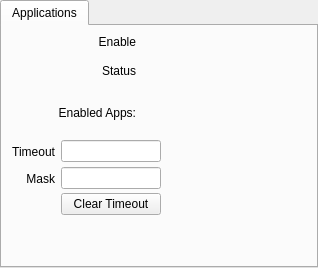
                 <widget class="QTabWidget" name="tabWidget_13">
                  <property name="currentIndex">
                   <number>0</number>
                  </property>
                  <widget class="QWidget" name="tab_21">
                   <attribute name="title">
                    <string>Applications</string>
                   </attribute>
                   <layout class="QGridLayout" name="gridLayout_49">
                    <item row="0" column="0">
                     <layout class="QGridLayout" name="gridLayout_50">
                      <property name="verticalSpacing">
                       <number>2</number>
                      </property>
                      <item row="0" column="1">
                       <widget class="PyDMEnumButton" name="PyDMEnumButton_2">
                        <property name="maximumSize">
                         <size>
                          <width>16777215</width>
                          <height>25</height>
                         </size>
                        </property>
                        <property name="toolTip">
                         <string/>
                        </property>
                        <property name="channel" stdset="0">
                         <string>ca://${P}:LC1_TIMEOUT_EN</string>
                        </property>
                        <property name="orientation" stdset="0">
                         <enum>Qt::Horizontal</enum>
                        </property>
                        <property name="marginTop" stdset="0">
                         <number>0</number>
                        </property>
                        <property name="marginBottom" stdset="0">
                         <number>0</number>
                        </property>
                        <property name="marginLeft" stdset="0">
                         <number>0</number>
                        </property>
                        <property name="marginRight" stdset="0">
                         <number>0</number>
                        </property>
                        <property name="horizontalSpacing" stdset="0">
                         <number>2</number>
                        </property>
                        <property name="verticalSpacing" stdset="0">
                         <number>0</number>
                        </property>
                       </widget>
                      </item>
                      <item row="1" column="0">
                       <widget class="QLabel" name="label_91">
                        <property name="text">
                         <string>Status</string>
                        </property>
                        <property name="alignment">
                         <set>Qt::AlignRight|Qt::AlignTrailing|Qt::AlignVCenter</set>
                        </property>
                       </widget>
                      </item>
                      <item row="1" column="1">
                       <widget class="PyDMByteIndicator" name="PyDMByteIndicator_4">
                        <property name="minimumSize">
                         <size>
                          <width>0</width>
                          <height>40</height>
                         </size>
                        </property>
                        <property name="maximumSize">
                         <size>
                          <width>16777215</width>
                          <height>16777215</height>
                         </size>
                        </property>
                        <property name="toolTip">
                         <string/>
                        </property>
                        <property name="channel" stdset="0">
                         <string>ca://${P}:LC1_TIMEOUT_STATUS</string>
                        </property>
                        <property name="onColor" stdset="0">
                         <color>
                          <red>255</red>
                          <green>0</green>
                          <blue>0</blue>
                         </color>
                        </property>
                        <property name="orientation" stdset="0">
                         <enum>Qt::Horizontal</enum>
                        </property>
                        <property name="bigEndian" stdset="0">
                         <bool>true</bool>
                        </property>
                        <property name="labelPosition" stdset="0">
                         <enum>QTabWidget::South</enum>
                        </property>
                        <property name="numBits" stdset="0">
                         <number>11</number>
                        </property>
                        <property name="labels" stdset="0">
                         <stringlist>
                          <string>0</string>
                          <string>1</string>
                          <string>2</string>
                          <string>3</string>
                          <string>4</string>
                          <string>5</string>
                          <string>6</string>
                          <string>7</string>
                          <string>8</string>
                          <string>9</string>
                          <string>10</string>
                         </stringlist>
                        </property>
                       </widget>
                      </item>
                      <item row="0" column="0">
                       <widget class="QLabel" name="label_90">
                        <property name="text">
                         <string>Enable</string>
                        </property>
                        <property name="alignment">
                         <set>Qt::AlignRight|Qt::AlignTrailing|Qt::AlignVCenter</set>
                        </property>
                       </widget>
                      </item>
                      <item row="2" column="0">
                       <widget class="QLabel" name="label_103">
                        <property name="text">
                         <string>Enabled Apps:</string>
                        </property>
                        <property name="alignment">
                         <set>Qt::AlignRight|Qt::AlignTrailing|Qt::AlignVCenter</set>
                        </property>
                       </widget>
                      </item>
                      <item row="2" column="1">
                       <widget class="PyDMByteIndicator" name="PyDMByteIndicator_5">
                        <property name="minimumSize">
                         <size>
                          <width>0</width>
                          <height>40</height>
                         </size>
                        </property>
                        <property name="maximumSize">
                         <size>
                          <width>16777215</width>
                          <height>16777215</height>
                         </size>
                        </property>
                        <property name="toolTip">
                         <string/>
                        </property>
                        <property name="channel" stdset="0">
                         <string>ca://${P}:LC1_TIMEOUT_MASK_RBV</string>
                        </property>
                        <property name="onColor" stdset="0">
                         <color>
                          <red>0</red>
                          <green>255</green>
                          <blue>0</blue>
                         </color>
                        </property>
                        <property name="orientation" stdset="0">
                         <enum>Qt::Horizontal</enum>
                        </property>
                        <property name="bigEndian" stdset="0">
                         <bool>true</bool>
                        </property>
                        <property name="labelPosition" stdset="0">
                         <enum>QTabWidget::South</enum>
                        </property>
                        <property name="numBits" stdset="0">
                         <number>11</number>
                        </property>
                        <property name="labels" stdset="0">
                         <stringlist>
                          <string>0</string>
                          <string>1</string>
                          <string>2</string>
                          <string>3</string>
                          <string>4</string>
                          <string>5</string>
                          <string>6</string>
                          <string>7</string>
                          <string>8</string>
                          <string>9</string>
                          <string>10</string>
                         </stringlist>
                        </property>
                       </widget>
                      </item>
                     </layout>
                    </item>
                    <item row="1" column="0">
                     <layout class="QGridLayout" name="gridLayout_48">
                      <property name="verticalSpacing">
                       <number>2</number>
                      </property>
                      <item row="1" column="0">
                       <widget class="QLabel" name="label_89">
                        <property name="text">
                         <string>Mask</string>
                        </property>
                        <property name="alignment">
                         <set>Qt::AlignRight|Qt::AlignTrailing|Qt::AlignVCenter</set>
                        </property>
                       </widget>
                      </item>
                      <item row="0" column="0">
                       <widget class="QLabel" name="label_88">
                        <property name="text">
                         <string>Timeout</string>
                        </property>
                        <property name="alignment">
                         <set>Qt::AlignRight|Qt::AlignTrailing|Qt::AlignVCenter</set>
                        </property>
                       </widget>
                      </item>
                      <item row="0" column="2">
                       <widget class="PyDMLabel" name="PyDMLabel_105">
                        <property name="minimumSize">
                         <size>
                          <width>100</width>
                          <height>25</height>
                         </size>
                        </property>
                        <property name="toolTip">
                         <string/>
                        </property>
                        <property name="alignment">
                         <set>Qt::AlignCenter</set>
                        </property>
                        <property name="showUnits" stdset="0">
                         <bool>true</bool>
                        </property>
                        <property name="alarmSensitiveContent" stdset="0">
                         <bool>true</bool>
                        </property>
                        <property name="channel" stdset="0">
                         <string>ca://${P}:LC1_TIMEOUT_RBV</string>
                        </property>
                       </widget>
                      </item>
                      <item row="1" column="2">
                       <widget class="PyDMLabel" name="PyDMLabel_106">
                        <property name="minimumSize">
                         <size>
                          <width>100</width>
                          <height>25</height>
                         </size>
                        </property>
                        <property name="toolTip">
                         <string/>
                        </property>
                        <property name="alignment">
                         <set>Qt::AlignCenter</set>
                        </property>
                        <property name="rules" stdset="0">
                         <string>[{&quot;name&quot;: &quot;New Rule&quot;, &quot;property&quot;: &quot;Text&quot;, &quot;initial_value&quot;: &quot;&quot;, &quot;expression&quot;: &quot;'0x{:X}'.format(ch[0] if ch[0]&gt;=0 else ch[0]+2**32)&quot;, &quot;channels&quot;: [{&quot;channel&quot;: &quot;ca://${P}:LC1_TIMEOUT_MASK_RBV&quot;, &quot;trigger&quot;: true, &quot;use_enum&quot;: true}]}]</string>
                        </property>
                        <property name="precision" stdset="0">
                         <number>0</number>
                        </property>
                        <property name="showUnits" stdset="0">
                         <bool>false</bool>
                        </property>
                        <property name="precisionFromPV" stdset="0">
                         <bool>true</bool>
                        </property>
                        <property name="alarmSensitiveContent" stdset="0">
                         <bool>true</bool>
                        </property>
                        <property name="alarmSensitiveBorder" stdset="0">
                         <bool>true</bool>
                        </property>
                        <property name="PyDMToolTip" stdset="0">
                         <string/>
                        </property>
                        <property name="channel" stdset="0">
                         <string/>
                        </property>
                        <property name="displayFormat" stdset="0">
                         <enum>PyDMLabel::String</enum>
                        </property>
                       </widget>
                      </item>
                      <item row="1" column="1">
                       <widget class="PyDMLineEdit" name="PyDMLineEdit_14">
                        <property name="minimumSize">
                         <size>
                          <width>0</width>
                          <height>0</height>
                         </size>
                        </property>
                        <property name="maximumSize">
                         <size>
                          <width>100</width>
                          <height>16777215</height>
                         </size>
                        </property>
                        <property name="toolTip">
                         <string/>
                        </property>
                        <property name="alignment">
                         <set>Qt::AlignCenter</set>
                        </property>
                        <property name="channel" stdset="0">
                         <string>ca://${P}:LC1_TIMEOUT_MASK</string>
                        </property>
                        <property name="displayFormat" stdset="0">
                         <enum>PyDMLineEdit::Hex</enum>
                        </property>
                       </widget>
                      </item>
                      <item row="0" column="1">
                       <widget class="PyDMLineEdit" name="PyDMLineEdit_13">
                        <property name="minimumSize">
                         <size>
                          <width>0</width>
                          <height>0</height>
                         </size>
                        </property>
                        <property name="maximumSize">
                         <size>
                          <width>100</width>
                          <height>16777215</height>
                         </size>
                        </property>
                        <property name="toolTip">
                         <string/>
                        </property>
                        <property name="alignment">
                         <set>Qt::AlignCenter</set>
                        </property>
                        <property name="showUnits" stdset="0">
                         <bool>true</bool>
                        </property>
                        <property name="channel" stdset="0">
                         <string>ca://${P}:LC1_TIMEOUT</string>
                        </property>
                       </widget>
                      </item>
                      <item row="2" column="1">
                       <widget class="PyDMPushButton" name="PyDMPushButton_4">
                        <property name="toolTip">
                         <string/>
                        </property>
                        <property name="text">
                         <string>Clear Timeout</string>
                        </property>
                        <property name="channel" stdset="0">
                         <string>ca://${P}:LC1_CLRTIMEOUT</string>
                        </property>
                        <property name="pressValue" stdset="0">
                         <string>1</string>
                        </property>
                        <property name="releaseValue" stdset="0">
                         <string>0</string>
                        </property>
                       </widget>
                      </item>
                     </layout>
                    </item>
                    <item row="2" column="0">
                     <spacer name="verticalSpacer_7">
                      <property name="orientation">
                       <enum>Qt::Vertical</enum>
                      </property>
                      <property name="sizeHint" stdset="0">
                       <size>
                        <width>20</width>
                        <height>40</height>
                       </size>
                      </property>
                     </spacer>
                    </item>
                    <item row="0" column="1">
                     <spacer name="horizontalSpacer_21">
                      <property name="orientation">
                       <enum>Qt::Horizontal</enum>
                      </property>
                      <property name="sizeHint" stdset="0">
                       <size>
                        <width>40</width>
                        <height>20</height>
                       </size>
                      </property>
                     </spacer>
                    </item>
                   </layout>
                  </widget>
                 </widget>
